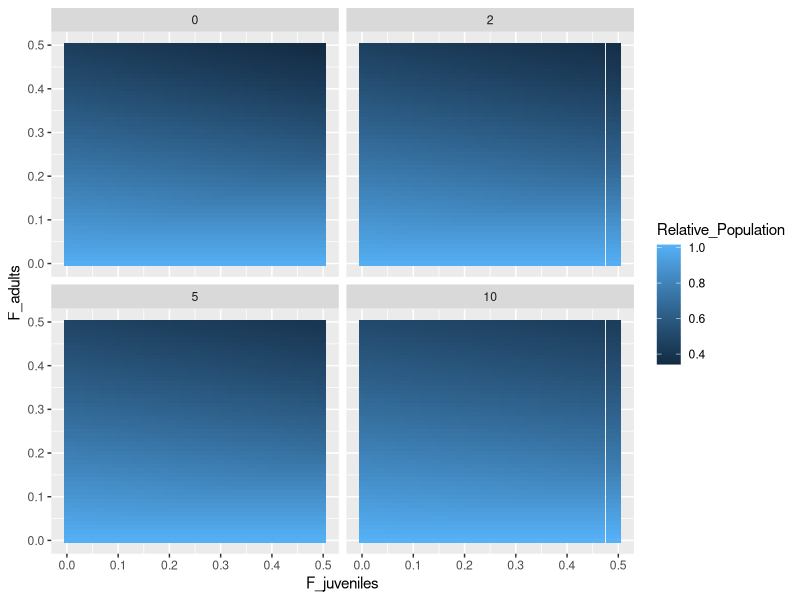
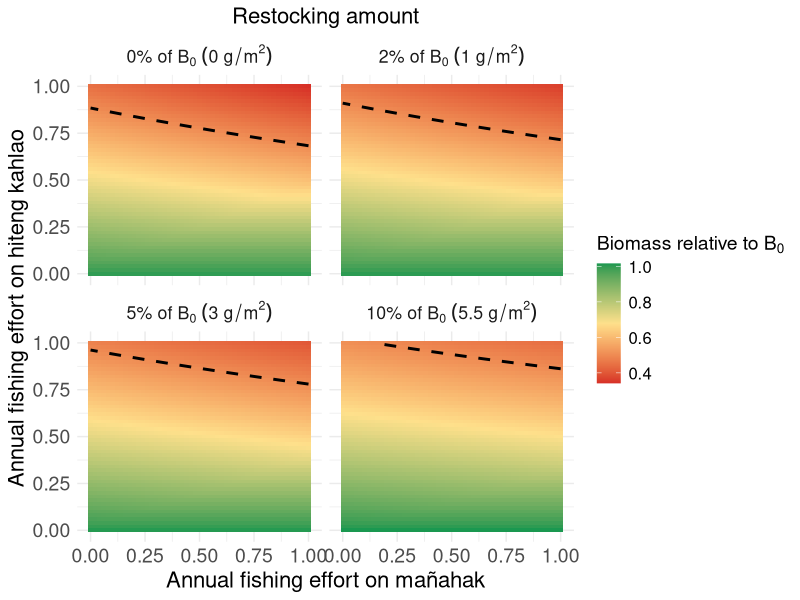
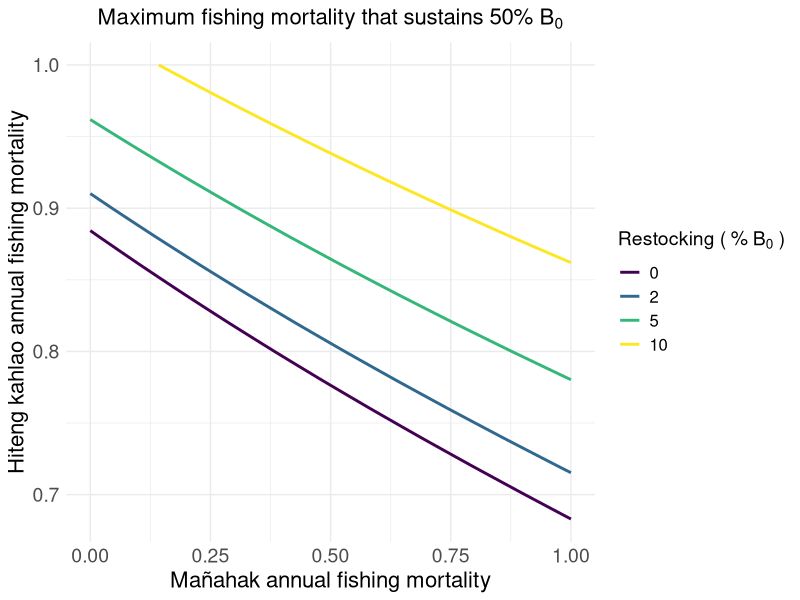

Write the R code that produced these figures, in order.
library(tidyverse)
library(viridis)

# Parameters
juvenile_mortality <- 0.9 / 2
subadult_mortality <- 0.54 / 2
adult_mortality <- 0.33 / 2
juvenile_survival_rate <- 1 - juvenile_mortality
subadult_survival_rate <- 1 - subadult_mortality
adult_survival_rate <-  1 - adult_mortality

juvenile_to_subadult_rate <- 1
subadult_to_adult_rate <- 0.5

reproduction_rate <- 2
reproduction_rate_2 <- 1.5

carrying_capacity <- 68
time_steps <- 200

# Parameter ranges
fishing_effort_values <- seq(0, 0.5, by = 0.01)
restocking_values <- c(0, 1, 3, 5.5) # Restocking scenarios

#Current fishing for burn in
F_current_instantaneous <- 0.09 
F_current_discrete <- (1 - exp(-F_current_instantaneous)) / 2
F_current_discrete

F_current_discrete_juv <- 0.01









run_simulation <- function(F_adults, F_juveniles, restocked_juveniles, burn_in_time = 100) {
  juvenile_population <- 10
  subadult_population <- 10
  adult_population <- 10
  
  # Store population over time
  population_over_time <- numeric(time_steps)
  restocked_dagge_values <- numeric(time_steps)  # To store restocked dagge values
  
  for (t in 1:time_steps) {
    if (t <= burn_in_time) {
      # Burn-in period with zero fishing and zero restocking
      # Try burn in with "current" fishing
      F_adults_current <- F_current_discrete #0
      F_juveniles_current <- F_current_discrete_juv #0
      restocking <- 0
    } else {
      # Post burn-in period with specified fishing and restocking
      F_adults_current <- F_adults
      F_juveniles_current <- F_juveniles
      restocking <- restocked_juveniles
    }
    
    if (t %% 2 == 0) {
      current_reproduction_rate <- reproduction_rate
    } else {
      current_reproduction_rate <- reproduction_rate_2
    }
    
    total_population <- juvenile_population + subadult_population + adult_population
    new_juveniles <- adult_population * current_reproduction_rate * (1 - total_population / carrying_capacity)
    surviving_juveniles <- juvenile_population * juvenile_survival_rate * (1 - F_juveniles_current)
    new_subadults <- juvenile_population * juvenile_to_subadult_rate
    surviving_subadults <- subadult_population * subadult_survival_rate
    new_adults <- subadult_population * subadult_to_adult_rate
    surviving_adults <- adult_population * adult_survival_rate * (1 - F_adults_current)
    
    if (t %% 2 == 0) {
      juvenile_population <- max(0, new_juveniles + surviving_juveniles - new_subadults - restocking)
      restocked_dagge <- restocking + (2.35 * (1 - restocking / carrying_capacity))
      
      restocked_dagge_values[t] <- restocked_dagge  # Store restocked dagge value
      subadult_population <- max(0, new_subadults + surviving_subadults - new_adults + restocked_dagge)
    } else {
      juvenile_population <- max(0, new_juveniles + surviving_juveniles - new_subadults)
      subadult_population <- max(0, new_subadults + surviving_subadults - new_adults)
    }
    
    adult_population <- max(0, new_adults + surviving_adults)
    
    # Store total population at each timestep
    total_population <- juvenile_population + subadult_population + adult_population
    population_over_time[t] <- total_population 

  }
  
  # Calculate the average restocked dagge for the last 20 timesteps
  # Return the average of the last 20 timesteps and the average restocked dagge
  return(list(
    avg_population_last_20 = mean(population_over_time[(time_steps - 19):time_steps]),
    avg_restocked_dagge_last_20 = mean(restocked_dagge_values[(time_steps - 19):time_steps])
  ))
}











# Sensitivity analysis loop with burn-in period
all_results <- data.frame()

for (restocked_juveniles in restocking_values) {
  # Create a dataframe to store results for this restocking value
  sensitivity_results <- expand.grid(
    F_adults = fishing_effort_values,
    F_juveniles = fishing_effort_values
  ) %>%
    mutate(
      Avg_Total_Population = 0,
      Avg_Restocked_Dagge = 0  # New column for average restocked dagge
    )
  
  # Reference population with zero fishing effort
  reference_population <- run_simulation(
    F_adults = 0,
    F_juveniles = 0,
    restocked_juveniles = 0,
    burn_in_time = 100
  )
  
  # Sensitivity analysis loop
  for (i in seq_len(nrow(sensitivity_results))) {
    sim_result <- run_simulation(
      F_adults = sensitivity_results$F_adults[i],
      F_juveniles = sensitivity_results$F_juveniles[i],
      restocked_juveniles = restocked_juveniles,
      burn_in_time = 100
    )
    
    sensitivity_results$Avg_Total_Population[i] <- sim_result$avg_population_last_20
    sensitivity_results$Avg_Restocked_Dagge[i] <- sim_result$avg_restocked_dagge_last_20*2  #times 2 because it averages it with 0 in the 6 months when there is no restocking
  }
  
  # Normalize by the reference population and calculate restocking as a percentage
  sensitivity_results <- sensitivity_results %>%
    mutate(
      Relative_Population = Avg_Total_Population / reference_population$avg_population_last_20,
      Restocking_Percent = round((restocked_juveniles / reference_population$avg_population_last_20) * 100, 0) # Convert to percentage
    )
  
  # Combine results for all restocking values
  all_results <- bind_rows(all_results, sensitivity_results)
}

ggplot(all_results, aes(x = F_juveniles, y = F_adults, fill = Relative_Population)) +
  geom_tile() +
  facet_wrap(~Restocking_Percent)


# Set Restocking_Percent as a factor with the desired order
#all_results$Restocking_Percent <- factor(all_results$Restocking_Percent, 
 #                                        levels = c(0, 2, 5, 10))

# Create labels with the correct expressions for each Restocking_Percent
all_results$Restocking_Label <- dplyr::case_when(
  all_results$Restocking_Percent == 0 ~ "0*'%'~of~B[0]~(0~g/m^2)",
  all_results$Restocking_Percent == 2 ~ "2*'%'~of~B[0]~(1~g/m^2)",
  all_results$Restocking_Percent == 5 ~ "5*'%'~of~B[0]~(3~g/m^2)",
  all_results$Restocking_Percent == 10 ~ "10*'%'~of~B[0]~(5.5~g/m^2)"
)

# Convert Restocking_Label to a factor and ensure its order aligns with Restocking_Percent
all_results$Restocking_Label <- factor(all_results$Restocking_Label,
                                       levels = c("0*'%'~of~B[0]~(0~g/m^2)", 
                                                  "2*'%'~of~B[0]~(1~g/m^2)", 
                                                  "5*'%'~of~B[0]~(3~g/m^2)",
                                                  "10*'%'~of~B[0]~(5.5~g/m^2)"))


ggplot(all_results, aes(x = F_juveniles*2, y = F_adults*2, fill = Relative_Population)) +
  geom_tile() +
  geom_contour(
    aes(z = Relative_Population), 
    breaks = 0.5, 
    color = "black", 
    linetype = "dashed", 
    linewidth = 1
  ) +
  facet_wrap(~Restocking_Label, labeller = label_parsed) +
  scale_fill_gradientn(
    colors = c("#d73027", "#fee08b", "#1a9850"),
    name = bquote("Biomass relative to"~B[0])
  ) +
  labs(
    x = "Annual fishing effort on mañahak",
    y = "Annual fishing effort on hiteng kahlao",
    title = "Restocking amount"
  ) +
  theme_minimal() +
  theme(
    text = element_text(size = 16),
    plot.title = element_text(size = 16, hjust = 0.5),
    axis.title = element_text(size = 16),
    axis.text = element_text(size = 14),
    legend.title = element_text(size = 14),
    legend.text = element_text(size = 12)
  )


#Zooming in

figure3<-ggplot(all_results %>% filter(F_adults > 0.3), aes(x = F_juveniles*2, y = F_adults*2, fill = Relative_Population)) +
  geom_tile() +
  geom_contour(
    aes(z = Relative_Population), 
    breaks = 0.5, 
    color = "black", 
    linetype = "dashed", 
    linewidth = 1
  ) +
  facet_wrap(~Restocking_Label, labeller = label_parsed) +
  scale_fill_gradientn(
    colors = c("#d73027", "#fee08b", "#1a9850"),
    name = bquote("Biomass relative to"~B[0])
  ) +
  labs(
    x = " Mañahak annual fishing mortality",
    y = "Hiteng kahlao annual fishing mortality",
    title = "Restocking amount"
  ) +
  theme_minimal() +
  theme(
    text = element_text(size = 16),
    plot.title = element_text(size = 16, hjust = 0.5),
    axis.title = element_text(size = 16),
    axis.text = element_text(size = 14),
    legend.title = element_text(size = 14),
    legend.text = element_text(size = 12)
  )


#ggsave("~/Desktop/rabbitfish_figure3.png", figure3, width=10, height=8, bg="transparent")




#trying a different version of the figure

library(ggplot2)
library(dplyr)

# Filter to avoid zeroes that might confuse contouring
contour_data <- all_results %>% 
  filter(Relative_Population >= 0.01)

figure3_alt <- ggplot(contour_data, aes(x = F_juveniles * 2, y = F_adults * 2)) +
  geom_contour(
    aes(z = Relative_Population, color = factor(Restocking_Percent), group = Restocking_Percent),
    breaks = c(0.5),  # or use more like: breaks = c(0.25, 0.5, 0.75)
    linewidth = 1
  ) +
  scale_color_viridis_d(name = bquote("Restocking ("~"% B"["0"]~")")) +
  labs(
    x = "Mañahak annual fishing mortality",
    y = "Hiteng kahlao annual fishing mortality",
    title = bquote("Maximum fishing mortality that sustains 50%"~B[0])
  ) +
  theme_minimal() +
  theme(
    text = element_text(size = 16),
    plot.title = element_text(size = 16, hjust = 0.5),
    axis.title = element_text(size = 16),
    axis.text = element_text(size = 14),
    legend.title = element_text(size = 14),
    legend.text = element_text(size = 12)
  )

ggsave("~/Desktop/rabbitfish_figure3_alt.png", figure3_alt, width=7, height=6, bg="transparent")

